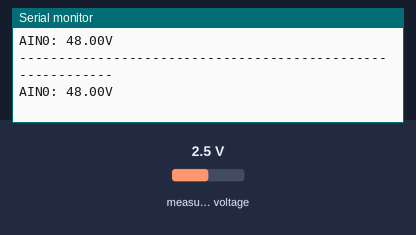
The program below on a simulated Raspberry Pi Pico. On the bench: the last lines printed to the serial monitor. The test bench sets the inputs (shaded band); at power-on: measured voltage 2.5 V.

Above: at 1.2 s.
1.3 s: measured voltage set to 0.1 V
At 1.32 s:
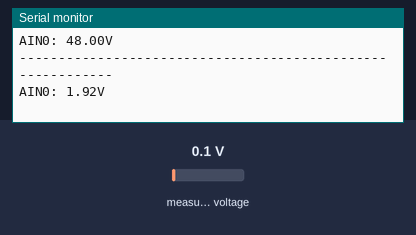
2.8 s: measured voltage set to 1.2 V
At 4.36 s:
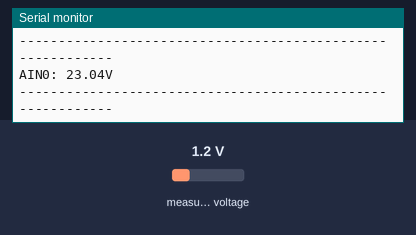
Timing chart, 0 to 5.9 s (numbered marks = the images above; inputs shaded):
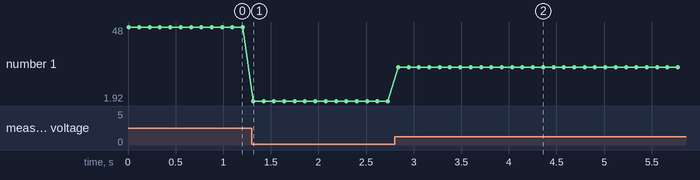

The program:

main.cpp
```cpp
#include <Arduino.h>
#include <Adafruit_ADS1X15.h>

Adafruit_ADS1115 ads;  /* Use this for the 16-bit version */
// Adafruit_ADS1015 ads;     /* Use this for the 12-bit version */
#define VREF 4.096     // точное напряжение на пине 5V (в данном случае зависит от стабилизатора на плате Arduino)
#define DIV_R1 100000  // точное значение 10 кОм резистора
#define DIV_R2 10000   // точное значение 4.7 кОм резистора

void setup(void)
{
  Serial.begin(9600);
  Serial.println("Hello!");

  Serial.println("Getting single-ended readings from AIN0..3");
  Serial.println("ADC Range: +/- 6.144V (1 bit = 3mV/ADS1015, 0.1875mV/ADS1115)");

  Wire.setSDA(20);
	Wire.setSCL(21);
  Wire.begin();

  // The ADC input range (or gain) can be changed via the following
  // functions, but be careful never to exceed VDD +0.3V max, or to
  // exceed the upper and lower limits if you adjust the input range!
  // Setting these values incorrectly may destroy your ADC!
  //                                                                ADS1015  ADS1115
  //                                                                -------  -------
  // ads.setGain(GAIN_TWOTHIRDS);  // 2/3x gain +/- 6.144V  1 bit = 3mV      0.1875mV (default)
  ads.setGain(GAIN_ONE);        // 1x gain   +/- 4.096V  1 bit = 2mV      0.125mV
  // ads.setGain(GAIN_TWO);        // 2x gain   +/- 2.048V  1 bit = 1mV      0.0625mV
  // ads.setGain(GAIN_FOUR);       // 4x gain   +/- 1.024V  1 bit = 0.5mV    0.03125mV
  // ads.setGain(GAIN_EIGHT);      // 8x gain   +/- 0.512V  1 bit = 0.25mV   0.015625mV
  // ads.setGain(GAIN_SIXTEEN);    // 16x gain  +/- 0.256V  1 bit = 0.125mV  0.0078125mV

  if (!ads.begin()) {
    Serial.println("Failed to initialize ADS.");
    while (1);
  }
}

void loop(void)
{
  int16_t adc0, adc1, adc2, adc3;
  float volts0, volts1, volts2, volts3;

  adc0 = ads.readADC_SingleEnded(0);

  float voltage =  (adc0 * 0.00240);

  Serial.println("-----------------------------------------------------------");
  Serial.print("AIN0: "); Serial.print(voltage); Serial.println("V");

  delay(100);
}
```

Measured:
- after the input at 1.3 s, the serial monitor: prints a new line at once (image 1)
- after the input at 2.8 s, the serial monitor: prints a new line at once (image 2)
- plotted number 1: 48 → 1.92 after the input at 1.3 s, 1.92 → 23.04 after the input at 2.8 s
